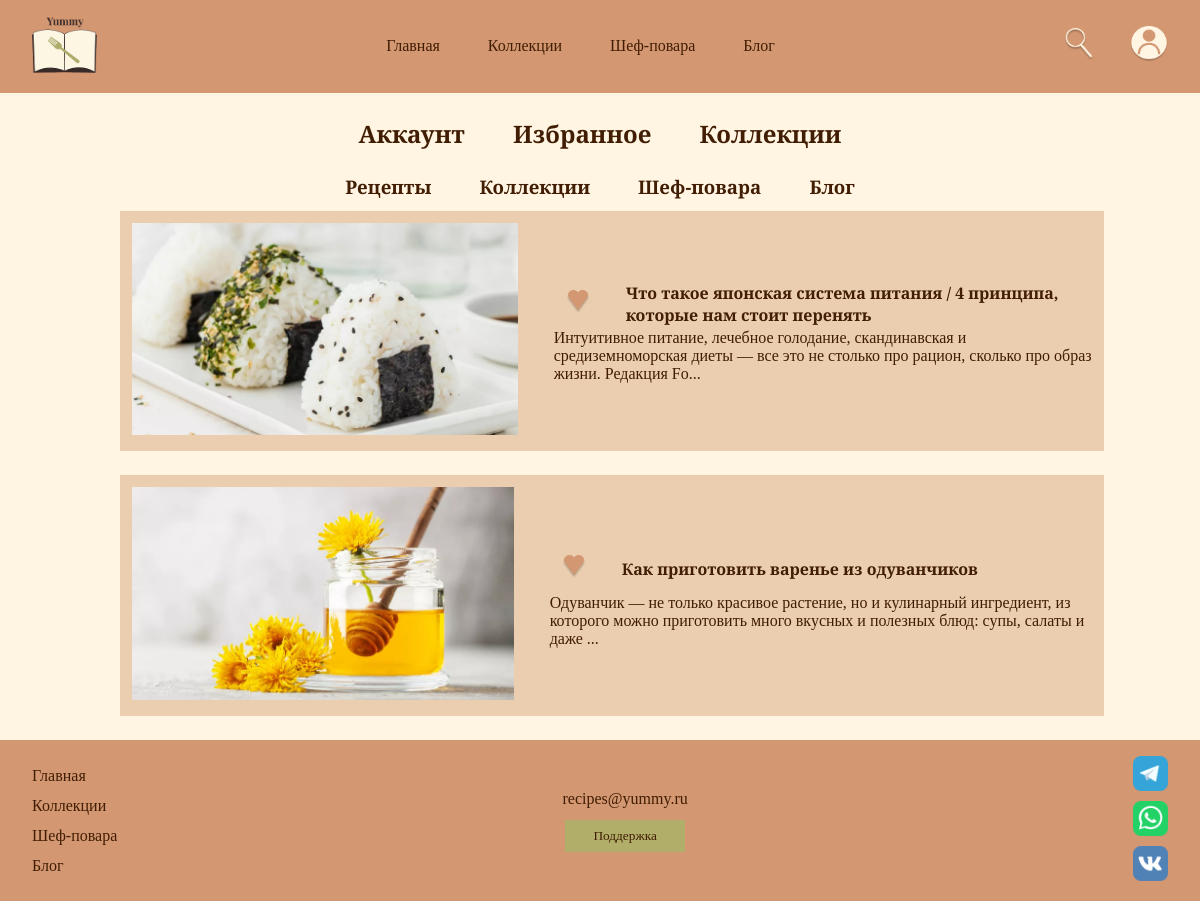
Page /account_favorite_blog.php (signed in) on the committed database.
### tables this page shows
CREATE TABLE `articles` (
  `id_articles` int(10) UNSIGNED NOT NULL,
  `title` varchar(255) NOT NULL,
  `short_description` varchar(500) DEFAULT NULL,
  `content` text NOT NULL,
  `image_url` varchar(255) DEFAULT 'default_article.jpg',
  `created_at` timestamp NOT NULL DEFAULT current_timestamp()
);

### account_favorite_blog.php (the view, shortened to what this page needs)
<?php
require_once 'config.php';
$userId = $_SESSION['user_id'];
$stmt = $pdo->prepare("
    SELECT a.id_articles AS id, a.title, a.short_description, a.content, a.image_url
    FROM articles a
    JOIN favorite_articles fa ON a.id_articles = fa.article_id
    WHERE fa.user_id = ?
    ORDER BY fa.added_at DESC
");
$stmt->execute([$userId]);
$favorites = $stmt->fetchAll();
?>
<!DOCTYPE html>
<html>
<head>
    <link rel="stylesheet" type="text/css" href="style.css">
</head>
<body>
<header>
    <a href="index.php"><img src="img/logo.png" width="65vw"></a>
    <div class="header_center">
        <ul class="header_ul">
            <li class="header_ul_li"><a href="index.php">Главная</a></li>
            <li class="header_ul_li"><a href="list_collection.php">Коллекции</a></li>
            <li class="header_ul_li"><a href="chefs.php">Шеф-повара</a></li>
            <li class="header_ul_li"><a href="blog.php">Блог</a></li>
        </ul>
    </div>
    <div class="header_right">
        <a href="find.php"><img src="img/find.png" width="30vw"></a>
        <a href="account.php"><img src="img/account.png" width="38vw"></a>
    </div>
</header>
<main>
    <div class="account">
        <ul class="account_ul">
            <li class="account_ul_li"><a href="account.php"><h2>Аккаунт</h2></a></li>
            <li class="account_ul_li"><a href="account_favorite_recipe.php"><h2>Избранное</h2></a></li>
            <li class="account_ul_li"><a href="account_list_collection.php"><h2>Коллекции</h2></a></li>
        </ul>
    </div>
    <div class="account">
        <ul class="account_ul">
            <li class="account_ul_li"><a href="account_favorite_recipe.php"><h3>Рецепты</h3></a></li>
            <li class="account_ul_li"><a href="account_favorite_collection.php"><h3>Коллекции</h3></a></li>
            <li class="account_ul_li"><a href="account_favorite_chefs.php"><h3>Шеф-повара</h3></a></li>
            <li class="account_ul_li"><a href="account_favorite_blog.php"><h3>Блог</h3></a></li>
        </ul>
    </div>
    <?php if (empty($favorites)): ?>
        <p class="text-center-margin">У вас пока нет избранных статей.</p>
    <?php else: ?>
        <?php foreach ($favorites as $article): ?>
            <div class="blog">
                <div class="blog_img">
                    <img src="img/<?= htmlspecialchars($article['image_url'] ?: 'default_article.jpg') ?>" class="img-responsive">
                </div>
                <div class="blog_text">
                    <div class="blog_text_up">
                        <form class="form_btn form-inline" method="POST" action="actions.php">
                            <button type="submit" class="chefs_btn_favorite">
                                <img src="img/favorite_del.png" width="24" alt="Удалить из избранного">
                            </button>
                        </form>
                        <p><a href="article.php?id=<?= $article['id'] ?>" class="link-bold"><?= htmlspecialchars($article['title']) ?></a></p>
                    </div>
                    <div class="blog_text_down">
                        <p><?= htmlspecialchars(mb_substr($article['short_description'] ?: $article['content'], 0, 150)) ?>...</p>
                    </div>
                </div>
            </div>
        <?php endforeach; ?>
    <?php endif; ?>
</main>
<?php include 'footer.php'; ?>
</body>
</html>

### style.css (style rules this page uses)
html, body { height: 100%; }
body { background-color: #FFF5E2; display: flex; flex-direction: column; min-height: 100vh; }
main { background-color: #FFF5E2; flex: 1; }
* { margin: 0; padding: 0; }
a { text-decoration: none; color: #411D03; font-family: "Playfair Display"; }
p { color: #411D03; font-family: "Cormorant Garamond"; }
h2 { color: #411D03; text-align: center; padding: 2vw 0; font-family: "Playfair Display"; }
h3 { color: #411D03; text-align: center; padding-bottom: 1vw; font-family: "Playfair Display"; }
:root { --bg_page: #FFF5E2; --text: #411D03; --bg_input: #D6B38D; --bg_card: #EBCEAF; --bg_header_footer: #D39772; --accent: #B1AE69; }
header { background-color: #D39772; padding: 1.336vw 2.671vw; display: flex; justify-content: space-between; align-items: center; }
header ul { list-style: none; }
header a { text-decoration: none; color: #411D03; }
.header_ul { display: flex; flex-direction: row; gap: 4vw; }
.header_right { display: flex; align-items: center; gap: 3vw; }
main { background-color: #FFF5E2; }
body { background-color: #FFF5E2; }
.link-bold { color: #411D03; text-decoration: none; font-weight: bold; }
.form-inline { display: inline; }
.img-responsive { max-width: 100%; }
.chefs_btn_favorite { border: none; background-color: #EBCEAF; }
.blog { background-color: #EBCEAF; padding: 1vw; width: 80%; display: flex; align-items: center; justify-content: center; margin: 0 10vw 2vw; gap: 3vw; }
.blog_img { text-align: center; }
.blog_text_up { display: flex; flex-direction: row; gap: 2vw; align-items: center; }
.form_btn { display: flex; flex-direction: row; margin: 1vw 1vw; }
.account { display: flex; justify-content: center; align-items: center; }
.account ul { list-style: none; }
.account_ul { display: flex; flex-direction: row; gap: 4vw; }
.account a { text-decoration: none; color: #411D03; }

### rows in the picture
articles: image_url (picture), title "Что такое японская система питания / 4 принципа, которые нам стоит перенять", short_description "Интуитивное питание, лечебное голодание, скандинавская и средиземноморская диеты — все это не столько про рацион, сколько про образ жизни. Редакция Fo"
articles: image_url (picture), title "Как приготовить варенье из одуванчиков", short_description "Одуванчик — не только красивое растение, но и кулинарный ингредиент, из которого можно приготовить много вкусных и полезных блюд: супы, салаты и даже"
